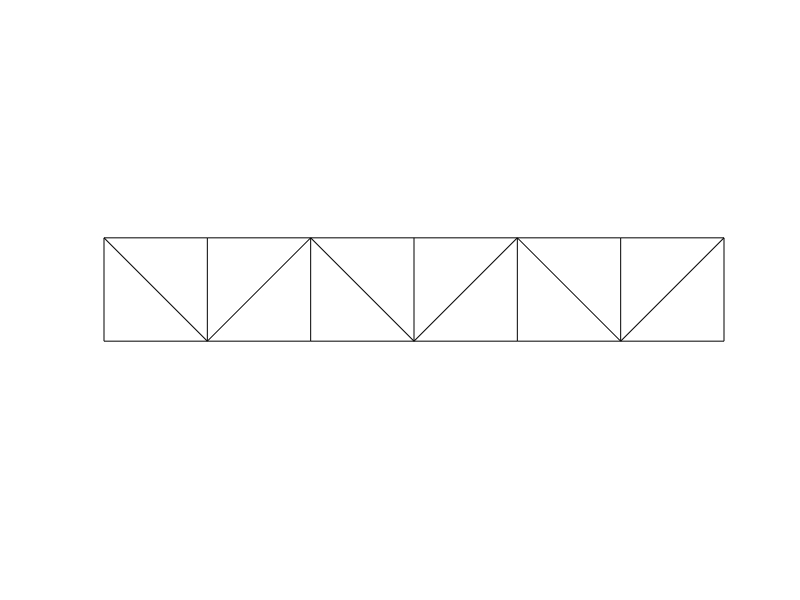

MATLAB code for this plot:
function grafica_puente

%   Dibujo estructura del puente
% -----------------------------------------------------------
%   Copyright (c) 2018-2019, Laura G?mez ?lvarez 
%   University of Almeria
%
%   This program is free software: you can redistribute it and/or modify
%   it under the terms of the GNU General Public License as published by
%   the Free Software Foundation, either version 3 of the License, or
%   (at your option) any later version.
% -----------------------------------------------------------

%   BARRAS HORIZONTALES Y VERTICALES 
%   Cuadrado 1
x1=[0.5, 0.5, 1, 1, 0.5];
y1=[0.5, 1, 1, 0.5, 0.5];
plot(x1,y1,'k');
hold on;

%   Cuadrado 2
x2=[1, 1.5, 1.5, 1];
y=[1, 1, 0.5, 0.5];
plot(x2,y,'k');
hold on;

%   Cuadrado 3
x3=[1.5, 2, 2, 1.5];
plot(x3,y,'k');
hold on;

%   Cuadrado 4
x4=[2, 2.5, 2.5, 2];
plot(x4,y,'k');
hold on;

%   Cuadrado 5
x5=[2.5, 3, 3, 2.5];
plot(x5,y,'k');
hold on;

%   Cuadrado 6
x6=[3, 3.5, 3.5, 3];
plot(x6,y,'k');
hold on;

%   Barras diagonales

x7=[0.5, 1];
y7=[1, 0.5];
plot(x7,y7,'k');
hold on;

x8=[1, 1.5];
y8=[0.5, 1];
plot(x8,y8,'k');
hold on;

x9=[1.5, 2];
y9=[1, 0.5];
plot(x9,y9,'k');
hold on;

x10=[2, 2.5];
y10=[0.5, 1];
plot(x10,y10,'k');
hold on;

x11=[2.5, 3];
y11=[1, 0.5];
plot(x11,y11,'k');
hold on;

x12=[3, 3.5];
y12=[0.5, 1];
plot(x12,y12,'k');
hold on;
axis equal off;
end




